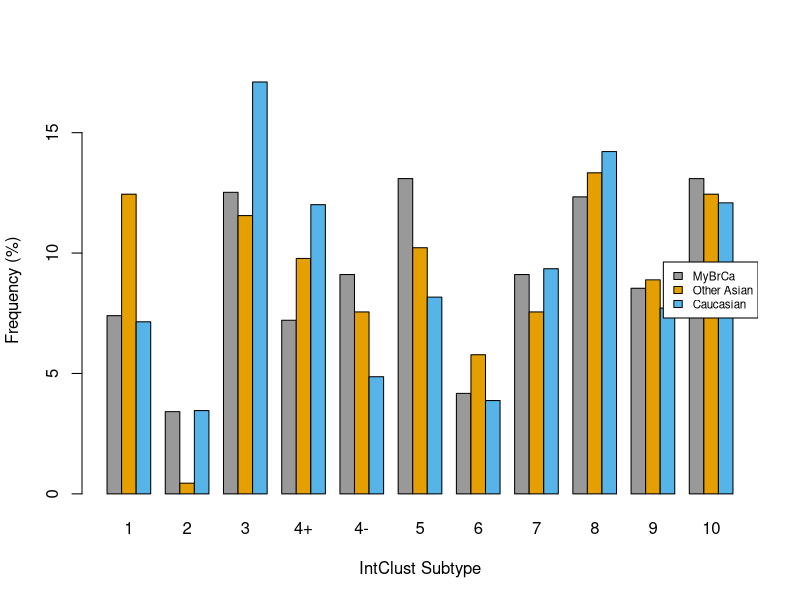
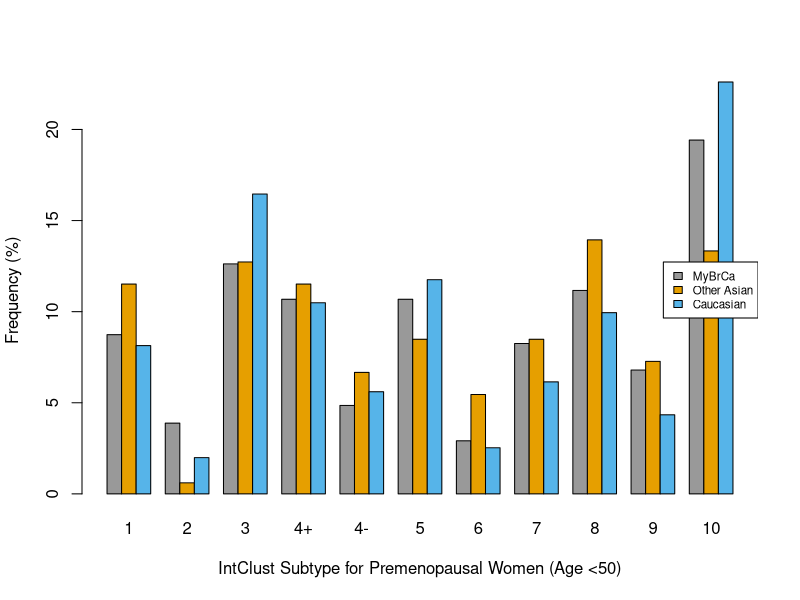
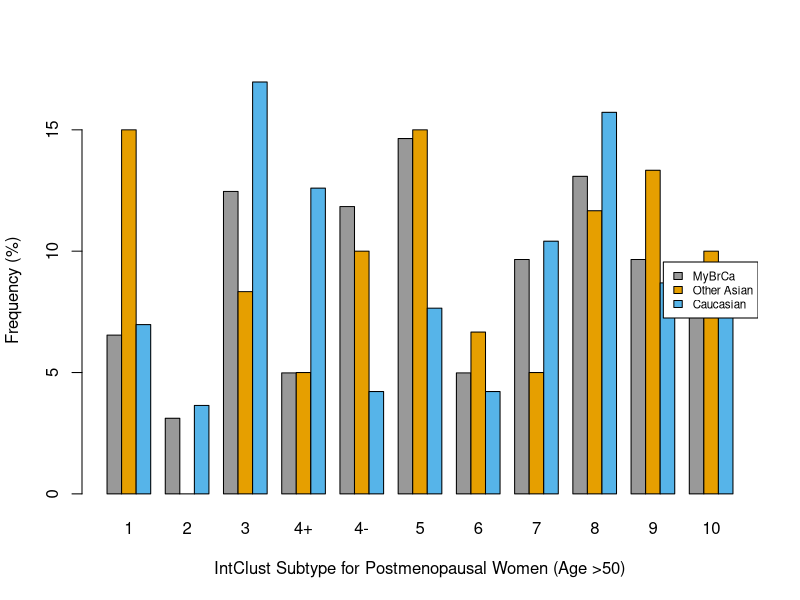

The R source for these figures, in order:

#### Code for Figure 1: Subtypes ####


df2 <- read.table("Subtypes_R_input_7.txt", header=TRUE)
df2$Cohort<-factor(df2$Cohort, levels=c("MyBrCa","Kan","TCGA_Asn","MB","TCGA_Cau"))
df2$Cohort2<-factor(df2$Cohort2, levels=c("MyBrCa","Asian","Caucasian"))
df2$PAM50<-factor(df2$PAM50, levels=c("LumA","LumB","Her2","Basal","Normal"))
df2$IntClust2<-factor(df2$IntClust2, levels=c("1","2","3","4+","4-","5","6","7","8","9","10"))


# Grouped Bar Plot




cbPalette <- c("#999999", "#E69F00", "#56B4E9", "#009E73", "#F0E442", "#0072B2", "#D55E00", "#CC79A7")




#### Fig 1A ###

counts <- table(df2$Cohort2, df2$IntClust2)
counts2 <- t(counts)
counts3 <- scale(counts2, FALSE, colSums(counts2)) * 100
counts4<-t(counts3)



barplot(counts4,
        xlab="IntClust Subtype", col=cbPalette[1:3],
        ylab="Frequency (%)",
        beside=TRUE)

legend("right", 
       legend = c("MyBrCa","Other Asian","Caucasian"), 
       fill = cbPalette[1:3], ncol = 1,
       cex = 0.7)






### Fig 1B ###



df3<-df2[df2$Menopause_inferred_50=="Pre",]

counts <- table(df3$Cohort2, df3$IntClust2)
counts2 <- t(counts)
counts3 <- scale(counts2, FALSE, colSums(counts2)) * 100
counts4<-t(counts3)




barplot(counts4,
        xlab="IntClust Subtype for Premenopausal Women (Age <50)", col=cbPalette[1:3],
        ylab="Frequency (%)",
        beside=TRUE)

legend("right", 
       legend = c("MyBrCa","Other Asian","Caucasian"), 
       fill = cbPalette[1:3], ncol = 1,
       cex = 0.7)






### Fig 1C ###

df3<-df2[df2$Menopause_inferred_50=="Post",]

counts <- table(df3$Cohort2, df3$IntClust2)
counts2 <- t(counts)
counts3 <- scale(counts2, FALSE, colSums(counts2)) * 100
counts4<-t(counts3)




barplot(counts4,
        xlab="IntClust Subtype for Postmenopausal Women (Age >50)", col=cbPalette[1:3],
        ylab="Frequency (%)",
        beside=TRUE)

legend("right", 
       legend = c("MyBrCa","Other Asian","Caucasian"), 
       fill = cbPalette[1:3], ncol = 1,
       cex = 0.7)






### Chi-square tests ###


#example: IC5

df4<-df2
counts <- table(df4$Race, df4$IntClust2=="5")
counts.m<-as.matrix(counts)
chisq.test(counts.m)






